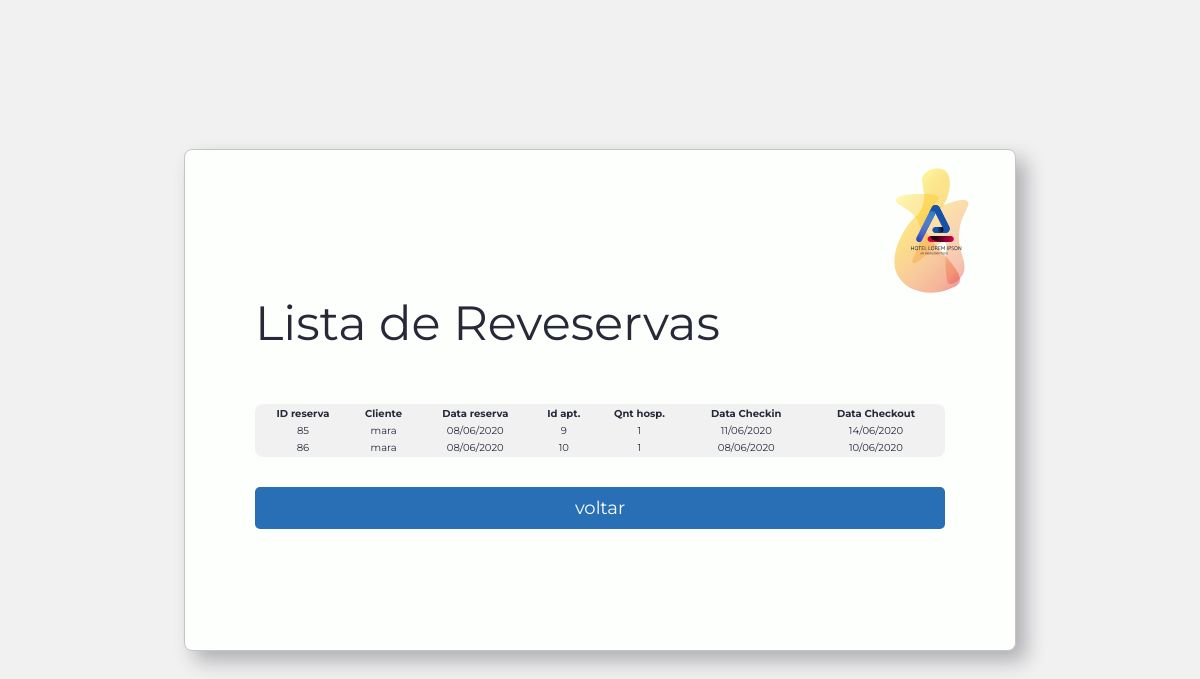
The page /listareservas.php (signed in) on the database its author committed.
### tables this page shows
CREATE TABLE `tblreserva` (
  `idReserva` int(11) NOT NULL,
  `idCliente` int(11) NOT NULL,
  `idApartamento` int(11) NOT NULL,
  `qtdHospedes` int(11) NOT NULL,
  `dataReserva` datetime NOT NULL,
  `dataCheckin` datetime NOT NULL,
  `dataCheckout` datetime NOT NULL,
  `checkin` tinyint(1) NOT NULL,
  `checkout` tinyint(1) NOT NULL,
  `valorTotalReserva` float(12,2) NOT NULL,
  `valorPago` float(12,2) NOT NULL
);

CREATE TABLE `tblcliente` (
  `id` int(11) NOT NULL,
  `nome` varchar(45) NOT NULL,
  `cpf` char(11) NOT NULL,
  `telefone` varchar(15) NOT NULL
);

### listareservas.php (the view, shortened to what this page needs)
<?php
include '_servidor.php';
function data($data){
    return date("d/m/Y", strtotime($data));
}
if (!isset($_SESSION)){
    $atendimento = "document.location.href='./atendimento.php'";
    try{
        $sql = "SELECT
        tblreserva.idReserva,
        tblreserva.dataReserva,
        tblreserva.idApartamento,
        tblreserva.qtdHospedes,
        tblreserva.dataCheckin,
        tblreserva.dataCheckout,
        tblcliente.nome
        FROM tblcliente INNER JOIN tblreserva ON tblreserva.idCliente = tblcliente.id WHERE tblreserva.checkin = '0'" ;
            $res = $db->prepare($sql);
            $res->bindValue(1, '%a%');
            $res->execute();
            $pes = $res->fetchAll(PDO::FETCH_OBJ);
    }
    catch(PDOException $e) {
    echo $e->getMessage();
    }
    if($_SESSION['perfil']==1){
        echo '<html lang="pt-br">
        <head>
            <meta charset="UTF-8">
            <meta name="viewport" content="width=device-width, initial-scale=1.0">
            <title>Hotel Lorem Ipson</title>
            <link rel="stylesheet" href="style.css">
        </head>
        <body>
            <div class="conteiner">
                <div  class="form__login">
                    <h1>Lista de Reveservas</h1>
                    <table >
                        <tr>
                            <th>ID reserva</th>
                            <th>Cliente</th>
                            <th>Data reserva</th>
                            <th>Id apt.</th>
                            <th>Qnt hosp.</th>
                            <th>Data Checkin</th>
                            <th>Data Checkout</th>
                        </tr>';
                        for ($x = 0; $x < sizeof($pes); $x++){
                            echo "<tr>";
                                echo "<td>".$pes[$x]->idReserva."</td>";
                                echo "<td>".$pes[$x]->nome."</td>";
                                echo "<td>".data(substr($pes[$x]->dataReserva,0,11))."</td>";
                                echo "<td>".$pes[$x]->idApartamento."</td>";
                                echo "<td>".$pes[$x]->qtdHospedes."</td>";
                                echo "<td>".data(substr($pes[$x]->dataCheckin,0,11))."</td>";
                                echo "<td>".data(substr($pes[$x]->dataCheckout,0,11))."</td>";
                            echo "</tr>";
                        }
                        echo '
                    </table>
                    <span></span>
                    <button class="button__default" onclick='.$atendimento.' type="button">voltar</button>
                </div>
                <div class="logo__p">
                    <img src="./10_21/1111svg.svg" alt="logo loremipson">
                    <img class="animacao1 fundologo1" src="./10_21/fundo.svg" alt="logo loremipson">
                    <img class="animacao2 fundologo2" src="./10_21/fundo2.svg" alt="logo loremipson">
                </div>
            </div>
        </body>
        </html>';
    }else if($_SESSION['perfil']==3){
        header('Location: ./gerenciaReservas.php');
    }else if($_SESSION['perfil']==2){
        header('Location: ./reserva.php');
    }else{
        header('Location: ./index.html');
    }
}
?>

### style.css (style rules this page uses)
* { font-family: 'Montserrat', sans-serif; }
table { border:none !important;font-size: 10px;background-color: #f1f1f1;border-radius: 8px;margin: 20px 0; }
td { border:none !important; text-align: center; }
body { background-color: #f1f1f1; background-image: url("./10_21/367502-PAXLKG-681.jpg"); background-attachment: fixed; background-size: cover; color:#272838; display: flex; align-items: center; height: 100vh; font-family: 'Montserrat', sans-serif; justify-content: center; margin: inherit; }
.conteiner { background-color: #FDFFFC; border: 1px solid #c5c5c5; border-radius: 8px; display: flex; margin: 20px; width: 100%; max-width: 750px; min-height: 500px; padding: 0 40px; position: relative; box-shadow: 10px 10px 20px #27283854; }
.form__login { display: flex; flex-direction: column; width: 100%; padding: 30px; justify-content: center; }
.button__default { color: #FDFFFC; background-color: #296FB5; padding: 10px; border: 0; border-radius: 5px; margin: 10px 0; font-size: 18px; cursor: pointer; width: 100%; }
h1 { font-size: 3em; font-weight: 400; }
.logo__p { width: 100px; padding: 30px; position: absolute; right: 0; z-index: 10; display: flex; align-items: center; justify-content: center; }
.logo__p img { width: 100%; }

### rows shown on the page
tblreserva: idReserva "85", idCliente.nome "mara", dataReserva "08/06/2020", idApartamento "9", qtdHospedes "1", dataCheckin "11/06/2020", dataCheckout "14/06/2020"
tblreserva: idReserva "86", idCliente.nome "mara", dataReserva "08/06/2020", idApartamento "10", qtdHospedes "1", dataCheckin "08/06/2020", dataCheckout "10/06/2020"
